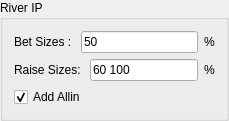
                                                    <widget class="QGroupBox" name="groupBox_3">
                                                        <property name="title">
                                                            <string>River IP</string>
                                                        </property>
                                                        <layout class="QVBoxLayout" name="verticalLayout_6">
                                                            <item>
                                                                <layout class="QHBoxLayout" name="horizontalLayout_17">
                                                                    <item>
                                                                        <widget class="QLabel" name="label_12">
                                                                            <property name="text">
                                                                                <string>Bet Sizes : </string>
                                                                            </property>
                                                                        </widget>
                                                                    </item>
                                                                    <item>
                                                                        <widget class="QLineEdit" name="river_ip_bet">
                                                                            <property name="text">
                                                                                <string>50</string>
                                                                            </property>
                                                                        </widget>
                                                                    </item>
                                                                    <item>
                                                                        <widget class="QLabel" name="label_13">
                                                                            <property name="text">
                                                                                <string>%</string>
                                                                            </property>
                                                                        </widget>
                                                                    </item>
                                                                </layout>
                                                            </item>
                                                            <item>
                                                                <layout class="QHBoxLayout" name="horizontalLayout_16">
                                                                    <item>
                                                                        <widget class="QLabel" name="label_10">
                                                                            <property name="text">
                                                                                <string>Raise Sizes: </string>
                                                                            </property>
                                                                        </widget>
                                                                    </item>
                                                                    <item>
                                                                        <widget class="QLineEdit" name="river_ip_raise">
                                                                            <property name="text">
                                                                                <string>60 100</string>
                                                                            </property>
                                                                        </widget>
                                                                    </item>
                                                                    <item>
                                                                        <widget class="QLabel" name="label_11">
                                                                            <property name="text">
                                                                                <string>%</string>
                                                                            </property>
                                                                        </widget>
                                                                    </item>
                                                                </layout>
                                                            </item>
                                                            <item>
                                                                <layout class="QHBoxLayout" name="horizontalLayout_18">
                                                                    <item>
                                                                        <widget class="QCheckBox" name="river_ip_allin">
                                                                            <property name="text">
                                                                                <string>Add Allin</string>
                                                                            </property>
                                                                            <property name="checked">
                                                                                <bool>true</bool>
                                                                            </property>
                                                                        </widget>
                                                                    </item>
                                                                </layout>
                                                            </item>
                                                        </layout>
                                                    </widget>
